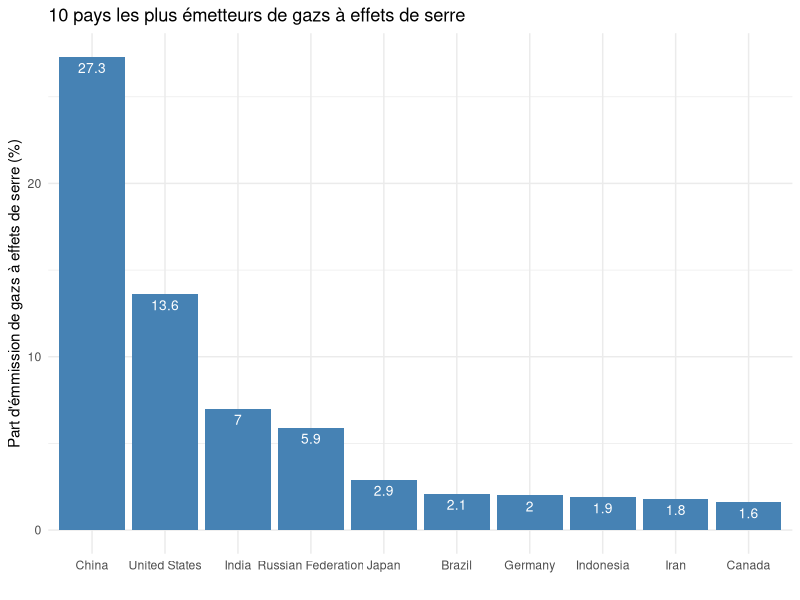
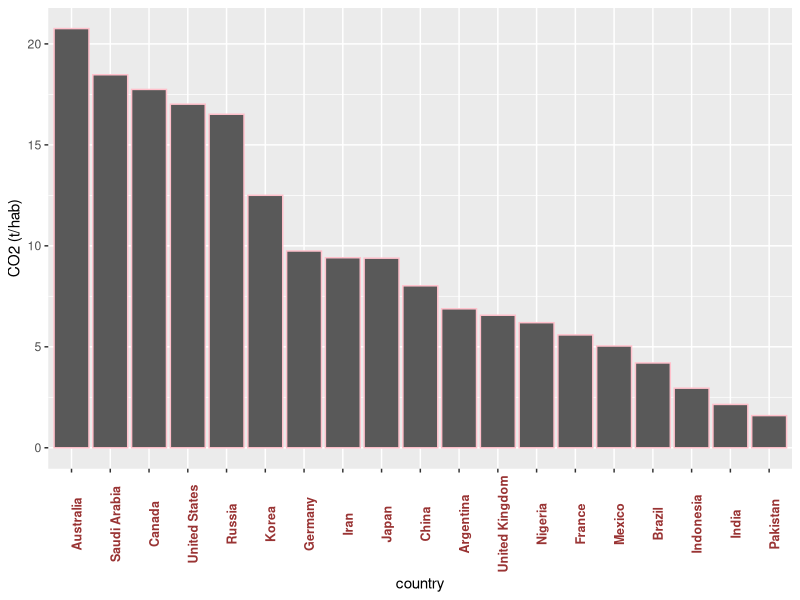
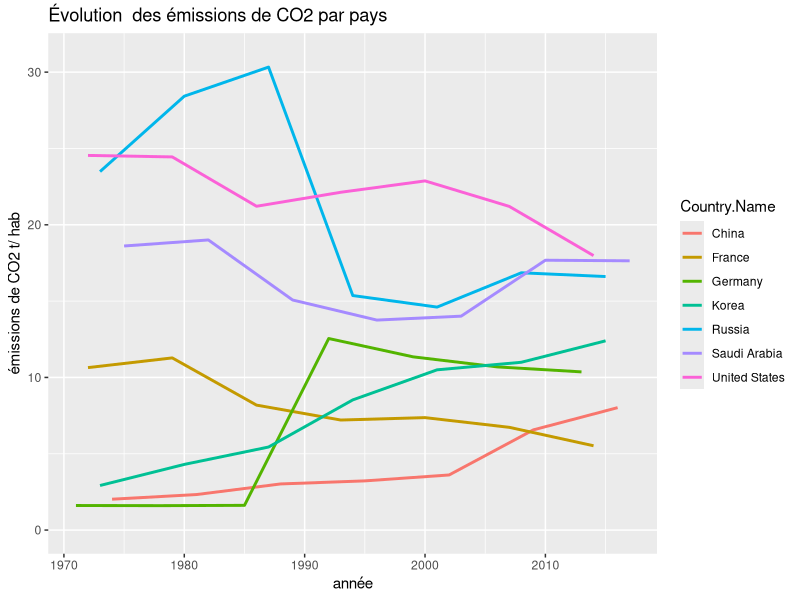

Here is the R script that generated these plots, in order:
library(tidyverse)
library(ggplot2)
library(dplyr)

temporel<-read.csv("temporel.csv",header=T,sep=";")
GES<-read.csv("GES1.csv", header = T, sep=";")

test<-read.csv("GES3.csv", header = T, sep=";")

# graphique 1 : proportions mondiales d'émmissions de CO2 par pays 

GES %>% 
  mutate(tot = CO2_2016+CH4_2016) %>% 
  mutate(prop = round(((tot/sum(tot)) * 100),1)) %>%
  arrange(desc(prop)) %>%
  slice(1:10) %>%
  ggplot() +
  aes(x=reorder(Country,(-prop)), y=prop) +
  geom_bar(stat="identity", fill ="steelblue") +
  ggtitle("10 pays les plus émetteurs de gazs à effets de serre") +
  xlab("") +
  ylab("Part d'émmission de gazs à effets de serre (%)") +
  geom_text(aes(label=prop), vjust=1.6, color="white", size=3.5)+
  theme_minimal() 
  

# Classement des pays les plus émetteurs de CO2 (t/hab) par ordre décroissant en 2016

CO2tot_2016<-temporel %>% filter(Annee=="2016")

graphgen<-CO2tot_2016 %>% 
  ggplot(aes(fct_rev(fct_reorder(Country.Name,
                                 TOTAL)),TOTAL))+
  geom_bar(stat = 'identity',color="pink")+ 
  labs(x='country',hjust=0.9)+
  theme(axis.text.x = element_text(face="bold", color="#993333", size=9, angle=90))+
  labs(y='CO2 (t/hab)',hjust=0.9)
labs(title='Classement des pays les plus émetteurs de CO2 par ordre décroissant en 2016')

graphgen


# Evolution des émissions de CO2 (t/hab) selon le pays depuis 1970
temporel %>% filter(Country.Name==c("United States","France","Russia","China",
                                    "Germany","Korea","Saudi Arabia")) %>% 
  ggplot()+
  aes(x=Annee,y=TOTAL,color=Country.Name)+
  geom_line(size=1)+
  scale_x_continuous()+
  ylim(0,31)+
  ggtitle('Évolution  des émissions de CO2 par pays') +  
  xlab("année") + ylab("émissions de CO2 t/ hab") 